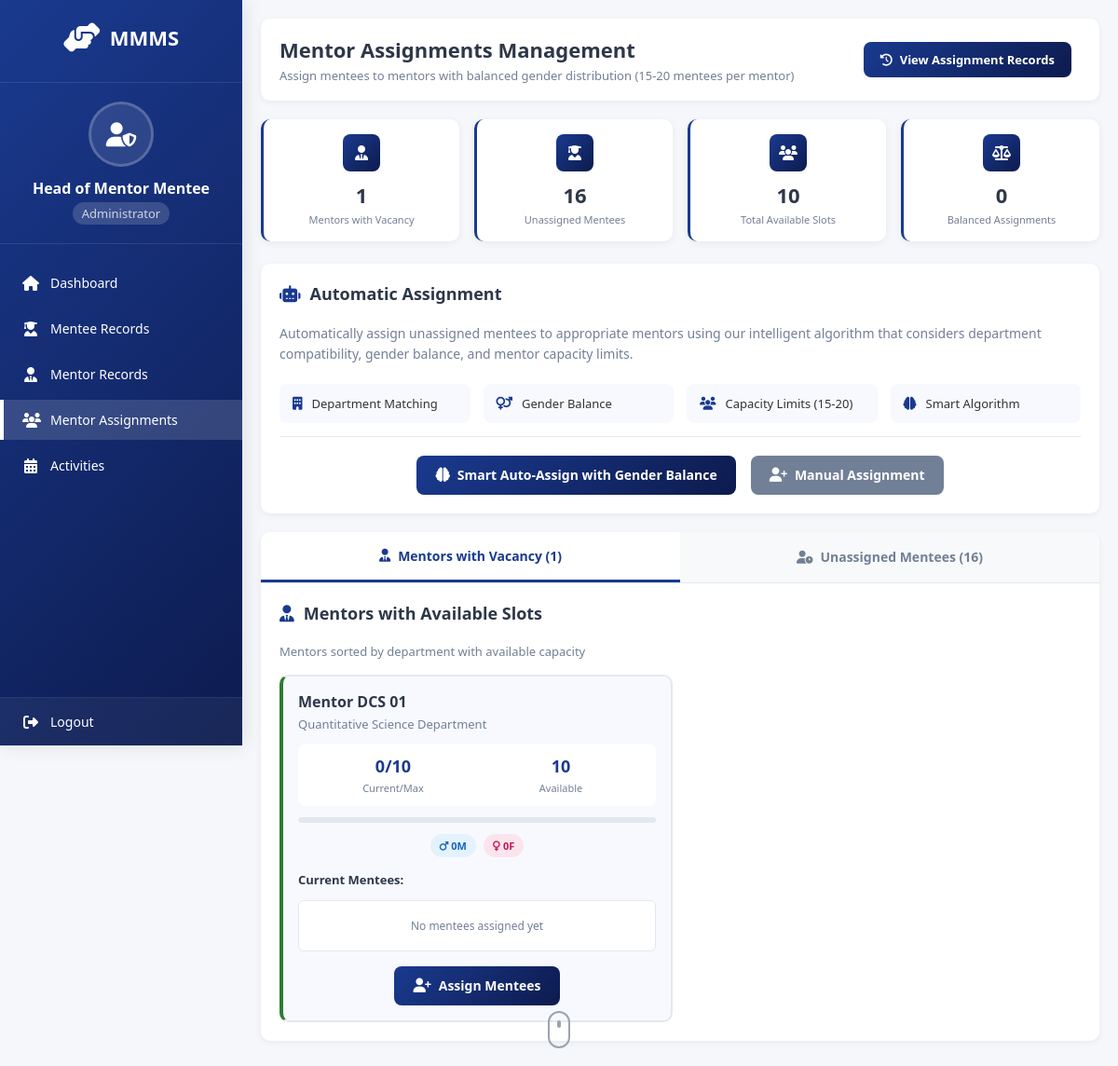
Page /mmms/head/assignments/ (signed in) on the earlier database version.
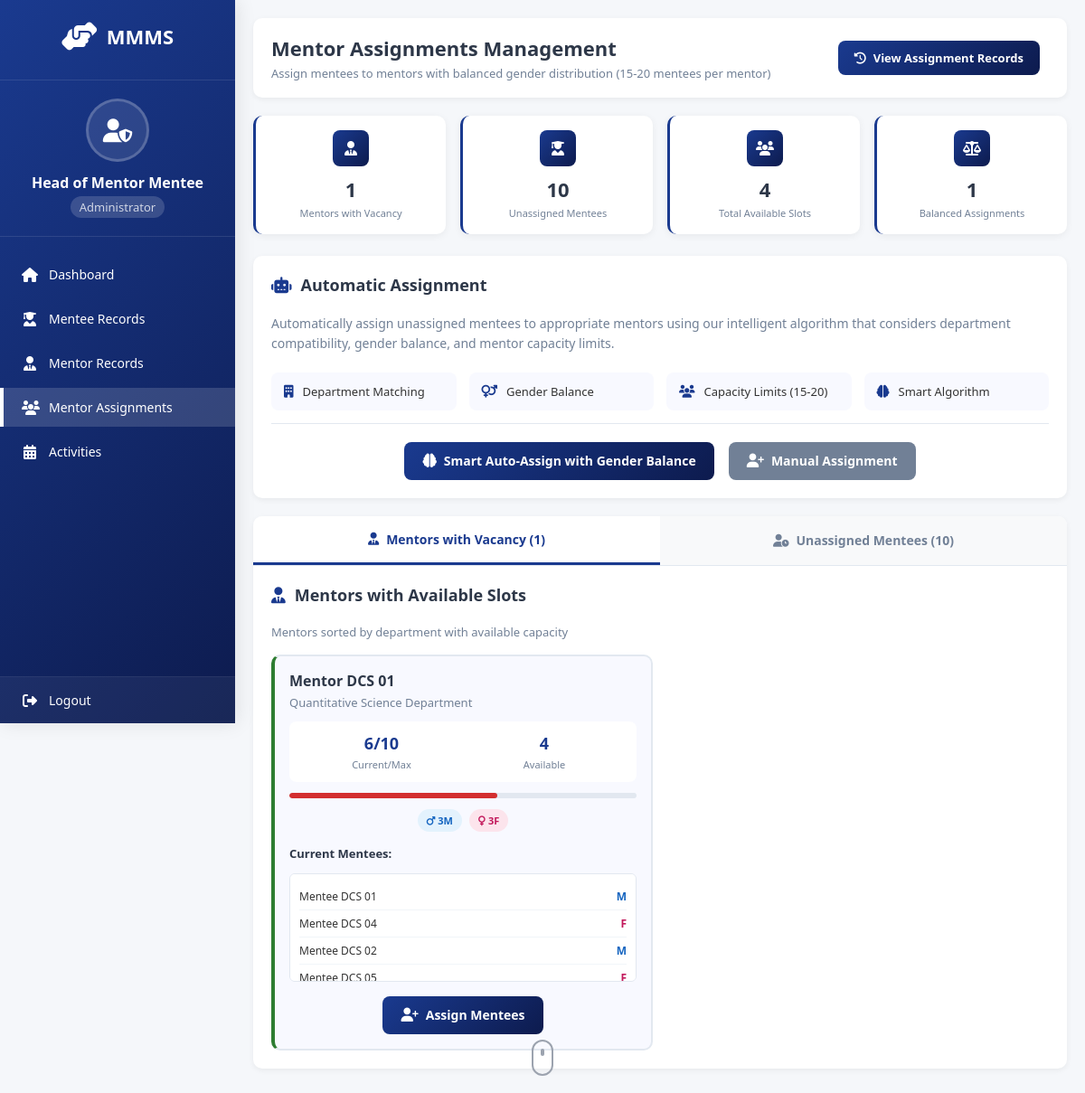
Same page on the later database version.
### system/models.py (models this page shows, shortened)
class Mentor(models.Model):
    user = models.OneToOneField(settings.AUTH_USER_MODEL, on_delete=models.CASCADE)
    profile_picture = models.ImageField(upload_to='mentor_profile_pictures/', null=True, blank=True)
    MentorID = models.CharField(max_length=12, primary_key=True)
    MentorName = models.CharField(max_length=100)
    MentorEmail = models.EmailField()
    MentorPhone = models.CharField(max_length=15)
    MentorIC = models.CharField(max_length=15)
    MentorAddress = models.CharField(max_length=255)
    MentorPostcode = models.CharField(max_length=10)
    MentorCity = models.CharField(max_length=50)
    MentorState = models.CharField(max_length=50)
    MentorRace = models.CharField(max_length=50)
    MentorReligion = models.CharField(max_length=50)
    MentorDepartment = models.CharField(max_length=100)
    MaxMentees = models.IntegerField(default=20)
    CurrentMentees = models.IntegerField(default=0)
    MentorJoinDate = models.DateField()
    def get_male_mentees_count(self):
        return self.assignments.filter(
            assignment_status='active',
            mentee__MenteeGender='male'
        ).count()
    def get_female_mentees_count(self):
        return self.assignments.filter(
            assignment_status='active',
            mentee__MenteeGender='female'
        ).count()
    def get_mentee_gender_distribution(self):
        male_count = self.get_male_mentees_count()
        female_count = self.get_female_mentees_count()
        return {'male': male_count, 'female': female_count}

class MentorMenteeAssignment(models.Model):
    assignment_id = models.AutoField(primary_key=True)
    mentor = models.ForeignKey(Mentor, on_delete=models.CASCADE, related_name='assignments')
    mentee = models.ForeignKey(Mentee, on_delete=models.CASCADE, related_name='assignments')
    assigned_date = models.DateField(auto_now_add=True)
    assignment_status = models.CharField(
        max_length=20,
        choices=(
            ('active', 'Active'),
            ('completed', 'Completed'),
            ('transferred', 'Transferred'),
        ),
        default='active'
    )
    assigned_by = models.ForeignKey(settings.AUTH_USER_MODEL, on_delete=models.SET_NULL, null=True, blank=True)
    notes = models.TextField(blank=True)
    class Meta:
        unique_together = ['mentor', 'mentee']
        ordering = ['-assigned_date']

class Mentee(models.Model):
    STATUS_CHOICES = (
        ('active', 'Continue Study'),
        ('inactive', 'Not Continuing'),
        ('graduated', 'Graduated'),
    )
    GENDER_CHOICES = (
        ('male', 'Male'),
        ('female', 'Female'),
    )
    user = models.OneToOneField(settings.AUTH_USER_MODEL, on_delete=models.CASCADE)
    profile_picture = models.ImageField(upload_to='mentee_profile_pictures/', null=True, blank=True)
    MenteeID = models.CharField(max_length=12, primary_key=True)
    MenteeName = models.CharField(max_length=100)
    MenteeCourse = models.CharField(max_length=100)
    MenteeSemester = models.IntegerField()
    Year = models.IntegerField()
    MenteeJoinDate = models.DateField()
    MenteeEmail = models.EmailField()
    MenteePhone = models.CharField(max_length=15)
    MenteeIC = models.CharField(max_length=15)
    MenteeAddress = models.CharField(max_length=255)
    MenteePostcode = models.CharField(max_length=10)
    MenteeCity = models.CharField(max_length=50)
    MenteeState = models.CharField(max_length=50)
    MenteeRace = models.CharField(max_length=50)
    MenteeReligion = models.CharField(max_length=50)
    MenteeGender = models.CharField(max_length=10, choices=GENDER_CHOICES, default='male')
    MenteeStatus = models.CharField(max_length=20, choices=STATUS_CHOICES, default='active')
    MenteePreviousSchool = models.CharField(max_length=100)
    MenteeFatherName = models.CharField(max_length=100)
    MenteeFatherIC = models.CharField(max_length=15)
    MenteeFatherOccupation = models.CharField(max_length=100)
    MenteeFatherPhone = models.CharField(max_length=15)
    MenteeMotherName = models.CharField(max_length=100)
    MenteeMotherIC = models.CharField(max_length=15)
    MenteeMotherOccupation = models.CharField(max_length=100)
    MenteeMotherPhone = models.CharField(max_length=15)
    Sem1TargetGPA = models.DecimalField(max_digits=3, decimal_places=2, null=True, blank=True)
    Sem1ActualGPA = models.DecimalField(max_digits=3, decimal_places=2, null=True, blank=True)
    Sem2TargetGPA = models.DecimalField(max_digits=3, decimal_places=2, null=True, blank=True)
    Sem2ActualGPA = models.DecimalField(max_digits=3, decimal_places=2, null=True, blank=True)
    Sem3TargetGPA = models.DecimalField(max_digits=3, decimal_places=2, null=True, blank=True)
    Sem3ActualGPA = models.DecimalField(max_digits=3, decimal_places=2, null=True, blank=True)
    Sem4TargetGPA = models.DecimalField(max_digits=3, decimal_places=2, null=True, blank=True)
    Sem4ActualGPA = models.DecimalField(max_digits=3, decimal_places=2, null=True, blank=True)
    Sem5TargetGPA = models.DecimalField(max_digits=3, decimal_places=2, null=True, blank=True)
    Sem5ActualGPA = models.DecimalField(max_digits=3, decimal_places=2, null=True, blank=True)
    Sem6TargetGPA = models.DecimalField(max_digits=3, decimal_places=2, null=True, blank=True)
    Sem6ActualGPA = models.DecimalField(max_digits=3, decimal_places=2, null=True, blank=True)
    TargetCGPA = models.DecimalField(max_digits=3, decimal_places=2, null=True, blank=True)
    CurrentCGPA = models.DecimalField(max_digits=3, decimal_places=2, null=True, blank=True)
    MenteeAcademicGoals = models.TextField(blank=True)
    MenteeStudyHabits = models.TextField(blank=True)
    MenteeSubjects = models.TextField(blank=True)
    MenteeExtracurricular = models.TextField(blank=True)
    AcademicSupportNeeds = models.TextField(blank=True)
    assigned_mentor = models.ForeignKey('Mentor', on_delete=models.SET_NULL, null=True, blank=True)

### system/views.py (the view, shortened to what this page needs)
# urls.py: path('head/assignments/', views.mentor_assignments, name='mentor_assignments'),
@login_required
def mentor_assignments(request):
    if request.user.role != 'head':
        messages.error(request, 'Access denied. Head role required.')
        return redirect('homepage')
    mentors = Mentor.objects.all().order_by('MentorDepartment')
    assigned_mentee_ids = MentorMenteeAssignment.objects.filter(
        assignment_status='active'
    ).values_list('mentee_id', flat=True)
    unassigned_mentees = Mentee.objects.exclude(MenteeID__in=assigned_mentee_ids)
    mentors_with_vacancy = []
    total_vacancy = 0
    for mentor in mentors:
        current_assignments = MentorMenteeAssignment.objects.filter(
            mentor=mentor,
            assignment_status='active'
        ).count()
        mentor.current_assignments_count = current_assignments
        mentor.available_slots = mentor.MaxMentees - current_assignments
        if current_assignments < mentor.MaxMentees:
            mentors_with_vacancy.append(mentor)
            total_vacancy += mentor.available_slots
    balanced_assignments = 0
    for mentor in mentors:
        gender_dist = mentor.get_mentee_gender_distribution()
        if gender_dist['male'] > 0 and gender_dist['female'] > 0:
            balanced_assignments += 1
    context = {
        'mentors': mentors,
        'unassigned_mentees': unassigned_mentees,
        'mentors_with_vacancy': mentors_with_vacancy,
        'total_vacancy': total_vacancy,
        'balanced_assignments': balanced_assignments,
    }
    return render(request, 'mentor_assignments.html', context)

### system/templates/mentor_assignments.html (shortened to what the changed rows need)
<!DOCTYPE html>
<html lang="en">
<head>
    <link rel="stylesheet" href="https://cdnjs.cloudflare.com/ajax/libs/font-awesome/6.4.0/css/all.min.css">
</head>
<body>
    <div class="main-content">
        <div class="content-header">
            <div class="header-content">
                <h1>Mentor Assignments Management</h1>
            </div>
        </div>
        <div class="stats-grid">
            <div class="stat-card">
                <div class="stat-icon">
                    <i class="fas fa-user-graduate"></i>
                </div>
                <div class="stat-number">{{ unassigned_mentees|length }}</div>
                <div class="stat-label">Unassigned Mentees</div>
            </div>
            <div class="stat-card">
                <div class="stat-icon">
                    <i class="fas fa-users"></i>
                </div>
                <div class="stat-number">{{ total_vacancy }}</div>
                <div class="stat-label">Total Available Slots</div>
            </div>
            <div class="stat-card">
                <div class="stat-icon">
                    <i class="fas fa-balance-scale"></i>
                </div>
                <div class="stat-number">{{ balanced_assignments }}</div>
                <div class="stat-label">Balanced Assignments</div>
            </div>
        </div>
        <div class="auto-assign-section">
            <h2 class="section-title">
                <i class="fas fa-robot"></i>
                Automatic Assignment
            </h2>
        </div>
        <div class="tabs-container">
            <div class="tabs-nav">
                <button class="tab-btn active" data-tab="mentors-tab">
                    <i class="fas fa-user-tie"></i>
                    Mentors with Vacancy ({{ mentors_with_vacancy|length }})
                </button>
                <button class="tab-btn" data-tab="mentees-tab">
                    <i class="fas fa-user-clock"></i>
                    Unassigned Mentees ({{ unassigned_mentees|length }})
                </button>
            </div>
            <div class="tab-content active" id="mentors-tab">
                <h2 class="section-title">
                    <i class="fas fa-user-tie"></i>
                    Mentors with Available Slots
                </h2>
                {% if mentors_with_vacancy %}
                <div class="mentor-grid">
                    {% for mentor in mentors_with_vacancy %}
                    <div
                        class="mentor-card {% if mentor.available_slots >= 10 %}high-vacancy{% elif mentor.available_slots >= 5 %}medium-vacancy{% else %}low-vacancy{% endif %}">
                        <div class="mentor-name">{{ mentor.MentorName }}</div>
                        <div class="mentor-department">{{ mentor.MentorDepartment }}</div>
                        <div class="mentor-stats">
                            <div class="stat">
                                <div class="stat-value">{{ mentor.current_assignments_count }}/{{ mentor.MaxMentees }}
                                </div>
                                <div class="stat-label">Current/Max</div>
                            </div>
                            <div class="stat">
                                <div class="stat-value">{{ mentor.available_slots }}</div>
                                <div class="stat-label">Available</div>
                            </div>
                        </div>
                        <div class="capacity-bar">
                            <div class="capacity-fill {% if mentor.available_slots >= 10 %}high{% elif mentor.available_slots >= 5 %}medium{% else %}low{% endif %}"
                                style="width: {% widthratio mentor.current_assignments_count mentor.MaxMentees 100 %}%">
                            </div>
                        </div>
                        <div class="gender-distribution">
                            <span class="gender-count male-count">
                                <i class="fas fa-mars"></i>
                                {{ mentor.get_male_mentees_count }}M
                            </span>
                            <span class="gender-count female-count">
                                <i class="fas fa-venus"></i>
                                {{ mentor.get_female_mentees_count }}F
                            </span>
                        </div>
                        <div style="margin-top: 12px;">
                            <strong style="color: #2d3748; font-size: 13px;">Current Mentees:</strong>
                            <div class="mentee-list">
                                {% for assignment in mentor.assignments.all %}
                                {% if assignment.assignment_status == 'active' %}
                                <div class="mentee-item">
                                    <span>{{ assignment.mentee.MenteeName }}</span>
                                    <span
                                        style="color: {% if assignment.mentee.MenteeGender == 'male' %}#1565c0{% else %}#c2185b{% endif %}; font-weight: 600;">
                                        {{ assignment.mentee.MenteeGender|first|upper }}
                                    </span>
                                </div>
                                {% endif %}
                                {% empty %}
                                <div style="color: #718096; text-align: center; padding: 8px; font-size: 12px;">
                                    No mentees assigned yet
                                </div>
                                {% endfor %}
                            </div>
                        </div>
                        <div style="margin-top: 16px; text-align: center;">
                            <a href="{% url 'assign_mentees_to_mentor' mentor.MentorID %}" class="btn btn-success">
                                <i class="fas fa-user-plus"></i>
                                Assign Mentees
                            </a>
                        </div>
                    </div>
                    {% endfor %}
                </div>
                {% else %}
                <div class="no-data">
                    <h3>All Mentors Are Full</h3>
                    <p>All mentors have reached their maximum capacity.</p>
                </div>
                {% endif %}
            </div>
        </div>
    </div>
</body>
</html>

Differences in the rows shown:
changed Mentor "Mentor DCS 01": current_assignments_count "0" → "6"; available_slots "10" → "4"; get_male_mentees_count "0" → "3"; get_female_mentees_count "0" → "3"; no longer shows "No mentees assigned yet"
added MentorMenteeAssignment: mentee.MenteeName "Mentee DCS 01", mentee.MenteeGender|first "M"
added MentorMenteeAssignment: mentee.MenteeName "Mentee DCS 04", mentee.MenteeGender|first "F"
added MentorMenteeAssignment: mentee.MenteeName "Mentee DCS 02", mentee.MenteeGender|first "M"
added MentorMenteeAssignment: mentee.MenteeName "Mentee DCS 05", mentee.MenteeGender|first "F"
Other differences:
{{ unassigned_mentees|length }}: "16" → "10"
{{ total_vacancy }}: "10" → "4"
{{ balanced_assignments }}: "0" → "1"
